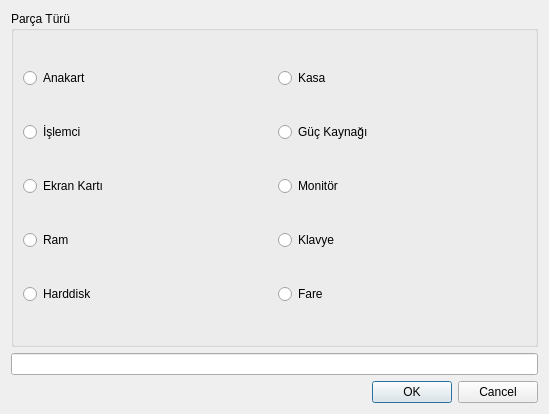
<?xml version="1.0" encoding="UTF-8"?>
<ui version="4.0">
 <class>TKNParcaTanimlama</class>
 <widget class="QDialog" name="TKNParcaTanimlama">
  <property name="geometry">
   <rect>
    <x>0</x>
    <y>0</y>
    <width>549</width>
    <height>414</height>
   </rect>
  </property>
  <property name="windowTitle">
   <string>Dialog</string>
  </property>
  <layout class="QVBoxLayout" name="verticalLayout_3">
   <item>
    <widget class="QGroupBox" name="groupBox">
     <property name="title">
      <string>Parça Türü</string>
     </property>
     <layout class="QHBoxLayout" name="horizontalLayout">
      <item>
       <layout class="QVBoxLayout" name="verticalLayout_2">
        <item>
         <widget class="QRadioButton" name="radioButton">
          <property name="text">
           <string>Anakart</string>
          </property>
         </widget>
        </item>
        <item>
         <widget class="QRadioButton" name="radioButton_2">
          <property name="text">
           <string>İşlemci</string>
          </property>
         </widget>
        </item>
        <item>
         <widget class="QRadioButton" name="radioButton_3">
          <property name="text">
           <string>Ekran Kartı</string>
          </property>
         </widget>
        </item>
        <item>
         <widget class="QRadioButton" name="radioButton_4">
          <property name="text">
           <string>Ram</string>
          </property>
         </widget>
        </item>
        <item>
         <widget class="QRadioButton" name="radioButton_5">
          <property name="text">
           <string>Harddisk</string>
          </property>
         </widget>
        </item>
       </layout>
      </item>
      <item>
       <layout class="QVBoxLayout" name="verticalLayout">
        <item>
         <widget class="QRadioButton" name="radioButton_6">
          <property name="text">
           <string>Kasa</string>
          </property>
         </widget>
        </item>
        <item>
         <widget class="QRadioButton" name="radioButton_7">
          <property name="text">
           <string>Güç Kaynağı</string>
          </property>
         </widget>
        </item>
        <item>
         <widget class="QRadioButton" name="radioButton_8">
          <property name="text">
           <string>Monitör</string>
          </property>
         </widget>
        </item>
        <item>
         <widget class="QRadioButton" name="radioButton_9">
          <property name="text">
           <string>Klavye</string>
          </property>
         </widget>
        </item>
        <item>
         <widget class="QRadioButton" name="radioButton_10">
          <property name="text">
           <string>Fare</string>
          </property>
         </widget>
        </item>
       </layout>
      </item>
     </layout>
    </widget>
   </item>
   <item>
    <widget class="QLineEdit" name="parcaAdi"/>
   </item>
   <item>
    <widget class="QDialogButtonBox" name="buttonBox">
     <property name="orientation">
      <enum>Qt::Horizontal</enum>
     </property>
     <property name="standardButtons">
      <set>QDialogButtonBox::Cancel|QDialogButtonBox::Ok</set>
     </property>
    </widget>
   </item>
  </layout>
 </widget>
 <resources/>
 <connections>
  <connection>
   <sender>buttonBox</sender>
   <signal>accepted()</signal>
   <receiver>TKNParcaTanimlama</receiver>
   <slot>accept()</slot>
   <hints>
    <hint type="sourcelabel">
     <x>229</x>
     <y>389</y>
    </hint>
    <hint type="destinationlabel">
     <x>157</x>
     <y>274</y>
    </hint>
   </hints>
  </connection>
  <connection>
   <sender>buttonBox</sender>
   <signal>rejected()</signal>
   <receiver>TKNParcaTanimlama</receiver>
   <slot>reject()</slot>
   <hints>
    <hint type="sourcelabel">
     <x>297</x>
     <y>395</y>
    </hint>
    <hint type="destinationlabel">
     <x>286</x>
     <y>274</y>
    </hint>
   </hints>
  </connection>
 </connections>
</ui>
